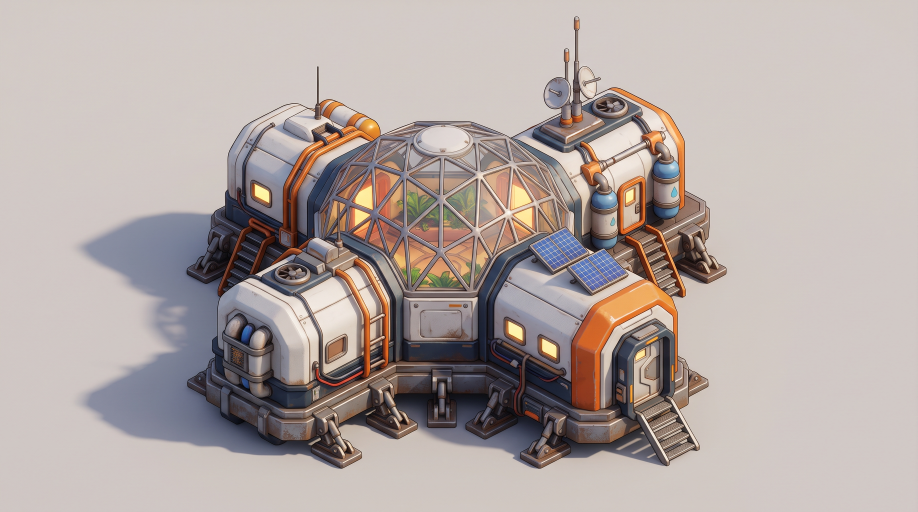
#> input picture assets/area_convivencia.jpg, 2752 x 1536 px (shown at 1/3 size)
$ python -i prepare_assets.py   (imports and definitions only)
#> lines starting #> are read from the running program, lines starting #| are printed output that depends on the picture; after the words box and inside, x2 and y2 are one past the last pixel; in counts of white or black regions, pixels touching at a corner belong together
#> further down, picture is the input picture: PIL image 2752x1536 RGB; mean R, G, B 178.3, 167.2, 163.7
#!/usr/bin/env python3
"""
prepare_assets.py
-----------------
Turns the original 16:9 concept renders (assets/*.jpg) into transparent,
game-ready sprites for the isometric grid.

Pipeline per image:
  1. (optional) crop a region of the source (used to isolate the pipe in the
     duct render, which also contains a habitat dome).
  2. Remove the studio background + baked shadow with rembg (u2net).
     A pure-Pillow flood-fill fallback is used when rembg is not installed.
  3. Trim the empty margin, add transparent padding and resize.
  4. Save an optimised PNG in assets/buildings/.

Run from the project root:
    pip install rembg onnxruntime
    python tools/prepare_assets.py

The generated PNGs are committed to the repository, so players do not need
Python to run the game.
"""

from __future__ import annotations

import sys
from pathlib import Path

import numpy as np
from PIL import Image, ImageDraw, ImageFilter

ROOT = Path(__file__).resolve().parent.parent
SRC_DIR = ROOT / "assets"
OUT_DIR = SRC_DIR / "buildings"

# Source file -> game building id (ids match js/config.js).
# "crop" is an optional fractional box (left, top, right, bottom) applied
# before background removal.
ASSET_MAP = {
    "area_convivencia": {"id": "habitat"},
    "gerador_co2": {"id": "oxygen-generator"},
    "extrator_agua": {"id": "water-extractor"},
    "painel_solar": {"id": "solar-panel"},
    "dutos_conexao": {"id": "duct", "crop": (0.38, 0.28, 1.0, 0.98)},
    "dormitorio": {"id": "dormitory"},
    "cozinha": {"id": "cafeteria"},
    "estufa": {"id": "greenhouse"},
    "estoque": {"id": "warehouse"},
    "fabrica": {"id": "factory"},
    "mina_recursos": {"id": "mine"},
    "oficina": {"id": "workshop"},
}

OUTPUT_WIDTH = 620     # px, plenty for a 2x2 tile at 2x zoom
PADDING = 6            # px kept around the trimmed silhouette

# Background-removal fallback tuning ----------------------------------------
BG_TOLERANCE = 26
EDGE_SOFTNESS = 2


# [5 lines left out: function cut_with_rembg, not called in this run]


def cut_with_floodfill(img: Image.Image) -> Image.Image:
    """Fallback used when rembg is not available. Keeps soft shadows."""
    rgb = np.asarray(img.convert("RGB"), dtype=np.int16)
    h, w = rgb.shape[:2]
#> h = 1536; w = 2752
    frame = np.concatenate(
        [
            rgb[:6, :, :].reshape(-1, 3),
            rgb[-6:, :, :].reshape(-1, 3),
            rgb[:, :6, :].reshape(-1, 3),
            rgb[:, -6:, :].reshape(-1, 3),
        ]
    )
    bg = np.median(frame, axis=0)
#> bg = [209, 200, 196]
    dist = np.sqrt(((rgb - bg) ** 2).sum(axis=2))
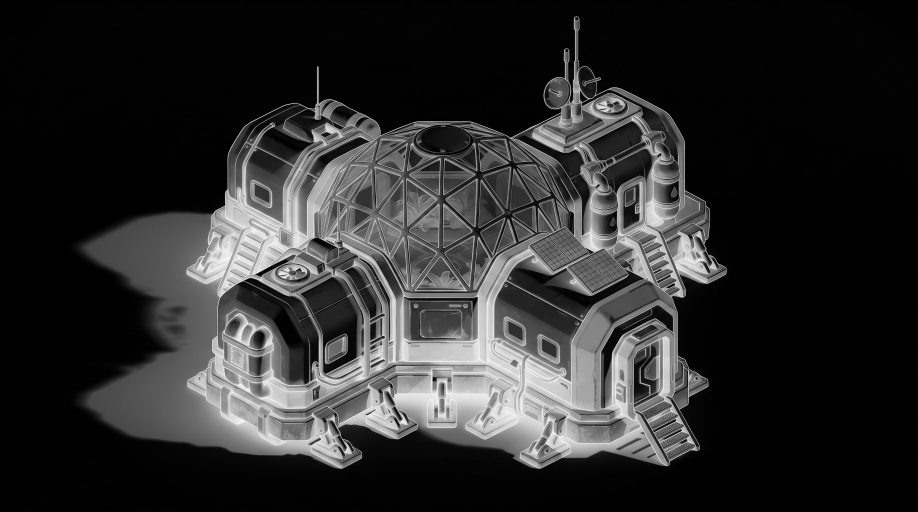
#> dist: shape (1536, 2752) float64 (shown at 1/3 size); min 1, max 349.4, mean 62.4; drawn with min black and max white
    bg_like = (dist < BG_TOLERANCE).astype(np.uint8) * 255
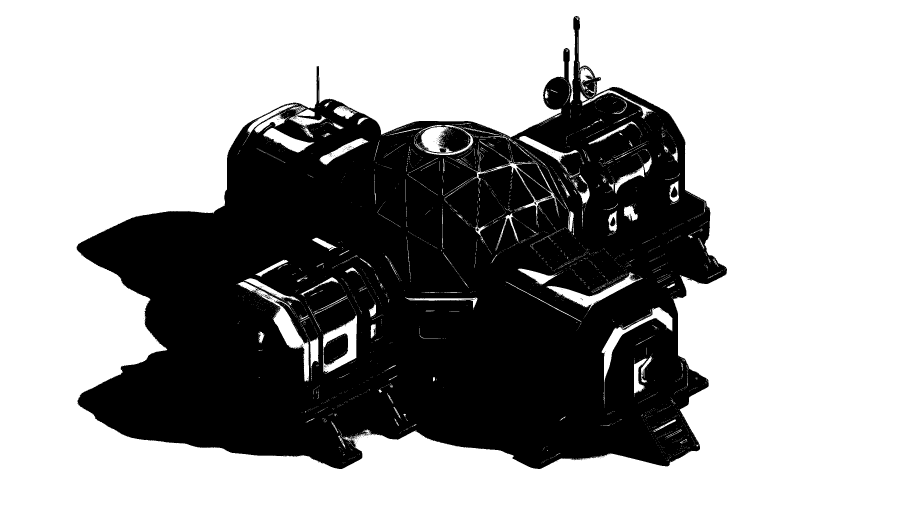
#> bg_like: shape (1536, 2752) (shown at 1/3 size); 63% white; 496 black regions (484 under 20 px), largest, box (x1, y1, x2, y2) and area: (229, 48, 2181, 1407) 1555742, (971, 1000, 1044, 1097) 4639, (2012, 559, 2033, 593) 445

    # Pillow's floodfill is unreliable in "L" mode, hence the RGB mask.
    mask_rgb = np.dstack([bg_like, bg_like, bg_like])
    mask_img = Image.fromarray(mask_rgb)
    border_points = (
        [(x, 0) for x in range(w)]
        + [(x, h - 1) for x in range(w)]
        + [(0, y) for y in range(h)]
        + [(w - 1, y) for y in range(h)]
    )
    for point in border_points:
        if mask_img.getpixel(point)[0] != 255:
            continue
        ImageDraw.floodfill(mask_img, point, (128, 0, 0), thresh=0)
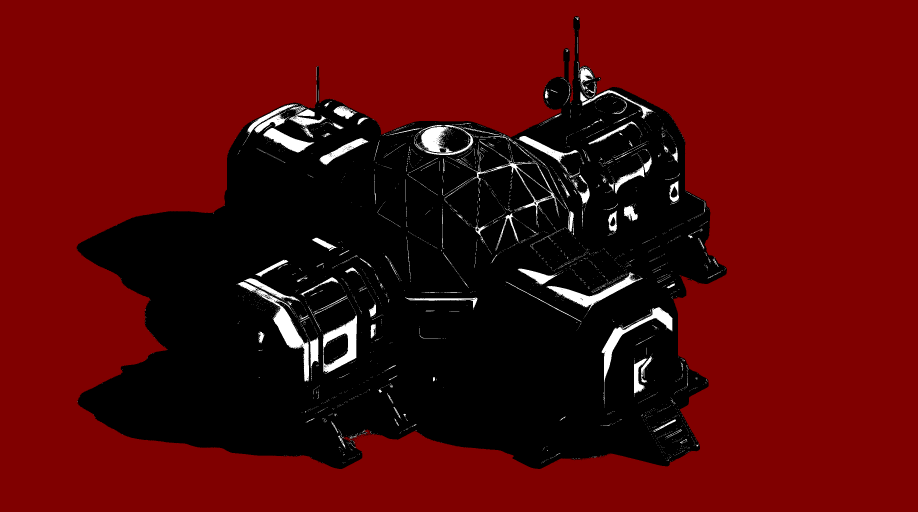
#> mask_img: PIL image 2752x1536 RGB (shown at 1/3 size); mean R, G, B 83.8, 6.2, 6.2

    mask = np.asarray(mask_img)
    is_bg = (mask[:, :, 0] == 128) & (mask[:, :, 1] == 0)
#> is_bg: shape (1536, 2752) bool; 60.6% white; 78 black regions (76 under 20 px), largest, box (x1, y1, x2, y2) and area: (229, 48, 2181, 1407) 1665302, (1723, 142, 1724, 166) 24

    alpha = np.where(is_bg, 0, 255).astype(np.uint8)
    band = (
        np.asarray(
            Image.fromarray((is_bg * 255).astype(np.uint8)).filter(
                ImageFilter.MaxFilter(EDGE_SOFTNESS * 2 + 1)
            )
        )
        > 0
    ) & ~is_bg
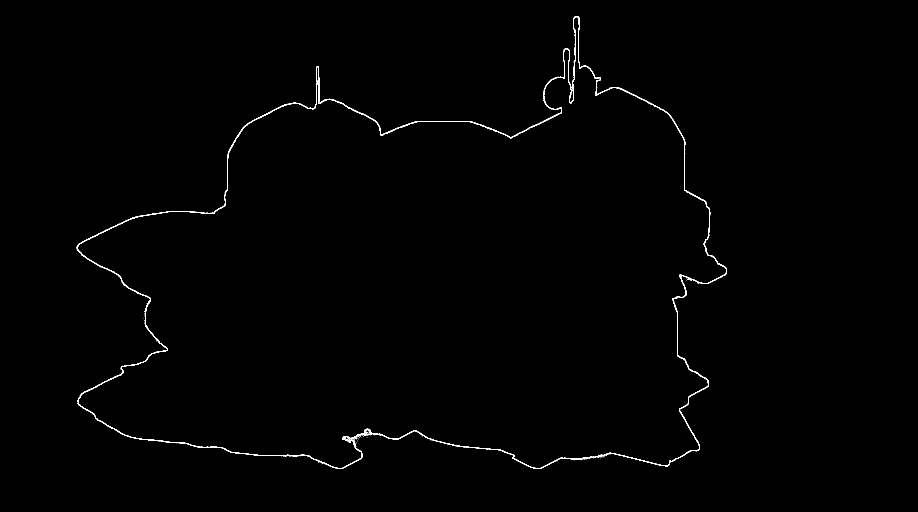
#> band: shape (1536, 2752) bool (shown at 1/3 size); 0.48% white in thin lines or dots, all inside (x1, y1, x2, y2) = (229, 48, 2181, 1407)
    band_alpha = np.clip((dist - 6) / 34.0, 0.0, 1.0) * 255.0
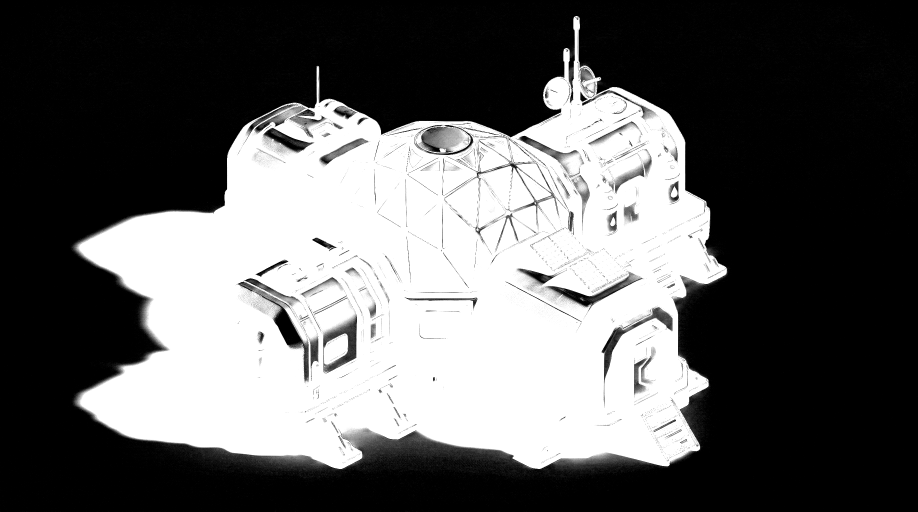
#> band_alpha: shape (1536, 2752) float64 (shown at 1/3 size); min 0, max 255, mean 96.5
    alpha[band] = band_alpha[band].astype(np.uint8)
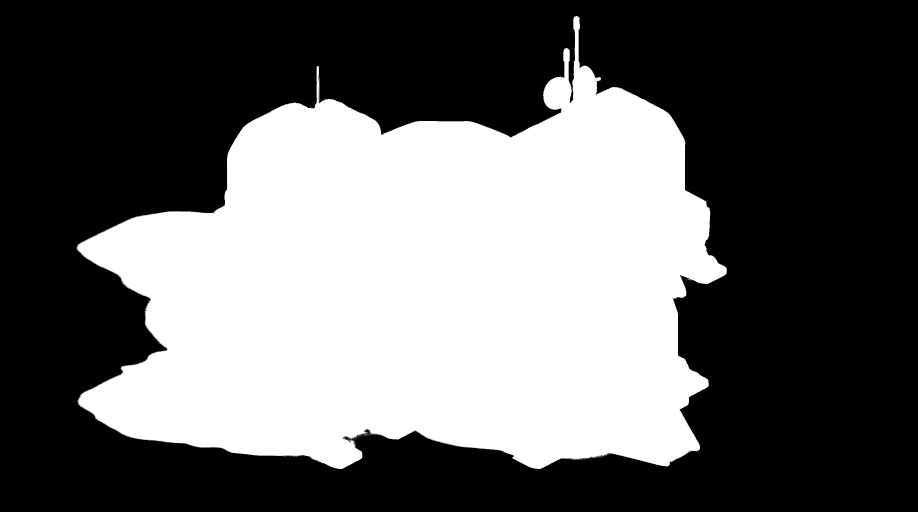
#> alpha: shape (1536, 2752) (shown at 1/3 size); min 0, max 255, mean 100.3

    return Image.fromarray(np.dstack([rgb.astype(np.uint8), alpha]))
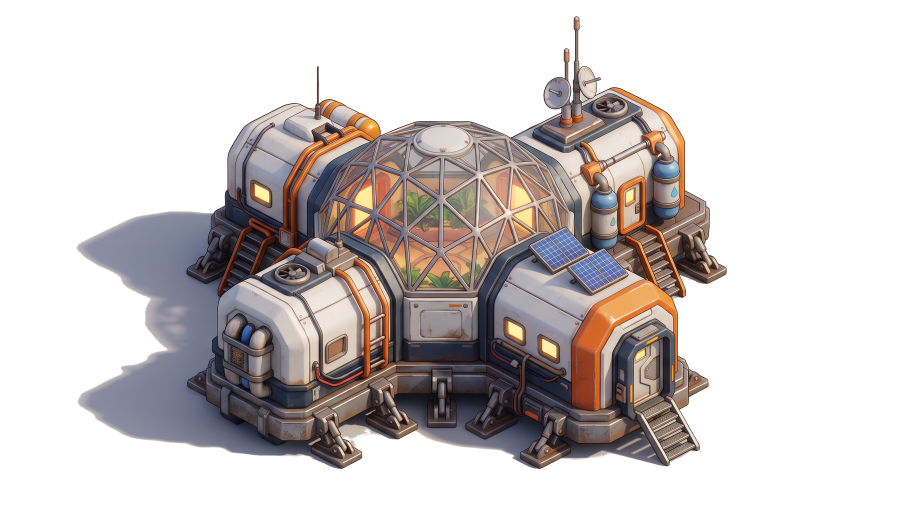
#> returned value: PIL image 2752x1536 RGBA (shown at 1/3 size); mean R, G, B, A 178.3, 167.2, 163.7, 100.3; transparent parts drawn white


# [63 lines left out: functions normalise, main, not called in this run]


# [2 lines not run here, left out]

>>> from PIL import Image
>>> picture = Image.open('../assets/area_convivencia.jpg')
>>> result = cut_with_floodfill(picture)

$ run again, on assets/estufa.jpg
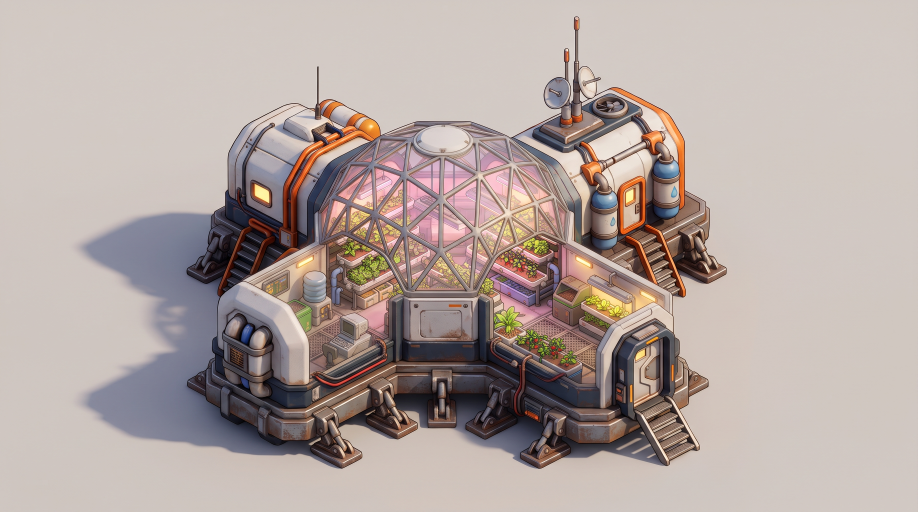
#> input picture assets/estufa.jpg, 2752 x 1536 px (shown at 1/3 size)
#> picture is the input picture: PIL image 2752x1536 RGB; mean R, G, B 178.9, 165.6, 160.9
#> bg = [208, 199, 194]
#> in cut_with_floodfill, `bg_like = (dist < BG_TOLERANCE).astype(np.uint8) * 255`:
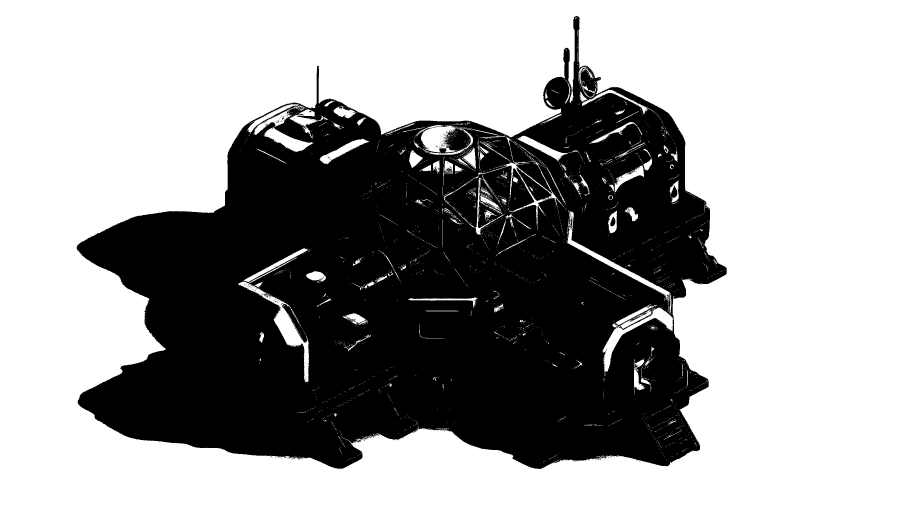
#> bg_like: shape (1536, 2752) (shown at 1/3 size); 62.9% white; 536 black regions (530 under 20 px), largest, box (x1, y1, x2, y2) and area: (229, 48, 2180, 1407) 1565494, (1831, 650, 1846, 679) 289, (1827, 587, 1837, 599) 86, (1995, 445, 2002, 458) 45, (1999, 883, 2006, 897) 41, (1437, 554, 1438, 581) 27
#> is_bg: shape (1536, 2752) bool; 60.7% white; 104 black regions (103 under 20 px), largest, box (x1, y1, x2, y2) and area: (229, 48, 2180, 1407) 1663160
#> band: shape (1536, 2752) bool; 0.48% white in thin lines or dots, all inside (x1, y1, x2, y2) = (229, 48, 2180, 1407)
#> in cut_with_floodfill, `return Image.fromarray(np.dstack([rgb.astype(np.uint8), alpha]))`:
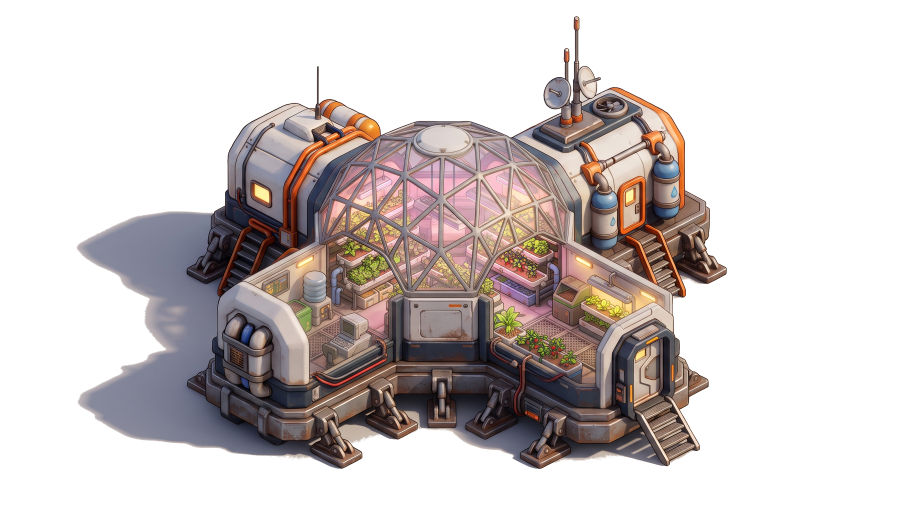
#> returned value: PIL image 2752x1536 RGBA (shown at 1/3 size); mean R, G, B, A 178.9, 165.6, 160.9, 100.2; transparent parts drawn white

$ run again, on assets/extrator_agua.jpg
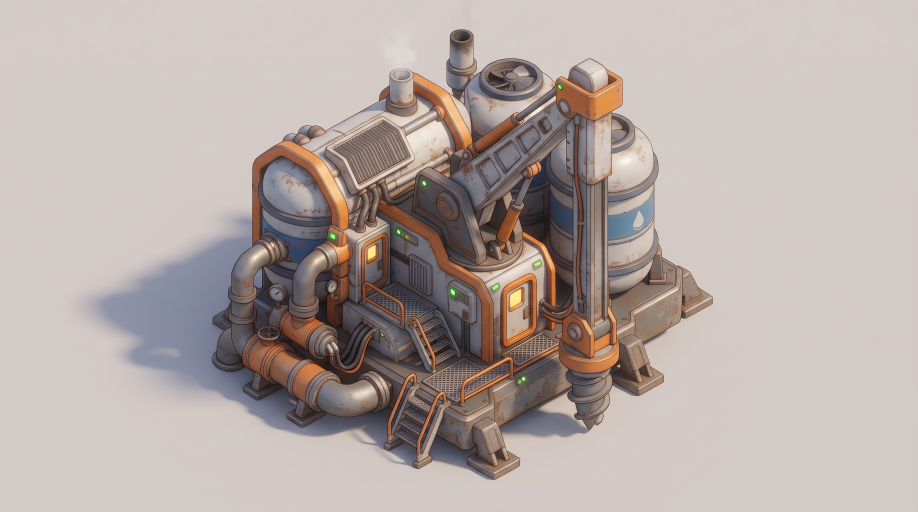
#> input picture assets/extrator_agua.jpg, 2752 x 1536 px (shown at 1/3 size)
#> picture is the input picture: PIL image 2752x1536 RGB; mean R, G, B 181.5, 170, 165.7
#> bg = [211, 203, 199]
#> bg_like: shape (1536, 2752); 66.5% white; 707 black regions (690 under 20 px), largest, box (x1, y1, x2, y2) and area: (239, 87, 2140, 1440) 1410663, (1846, 459, 1918, 503) 2007, (1795, 381, 1814, 423) 207
#> is_bg: shape (1536, 2752) bool; 64.9% white; 130 black regions (129 under 20 px), largest, box (x1, y1, x2, y2) and area: (239, 87, 2140, 1440) 1482235
#> band: shape (1536, 2752) bool; 0.39% white in thin lines or dots, all inside (x1, y1, x2, y2) = (237, 87, 2140, 1440)
#> in cut_with_floodfill, `return Image.fromarray(np.dstack([rgb.astype(np.uint8), alpha]))`:
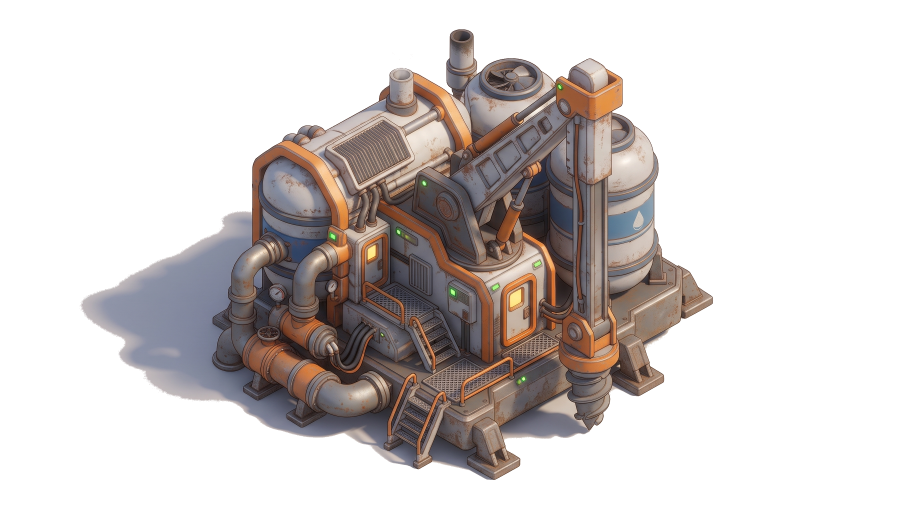
#> returned value: PIL image 2752x1536 RGBA (shown at 1/3 size); mean R, G, B, A 181.5, 170, 165.7, 89.3; transparent parts drawn white
